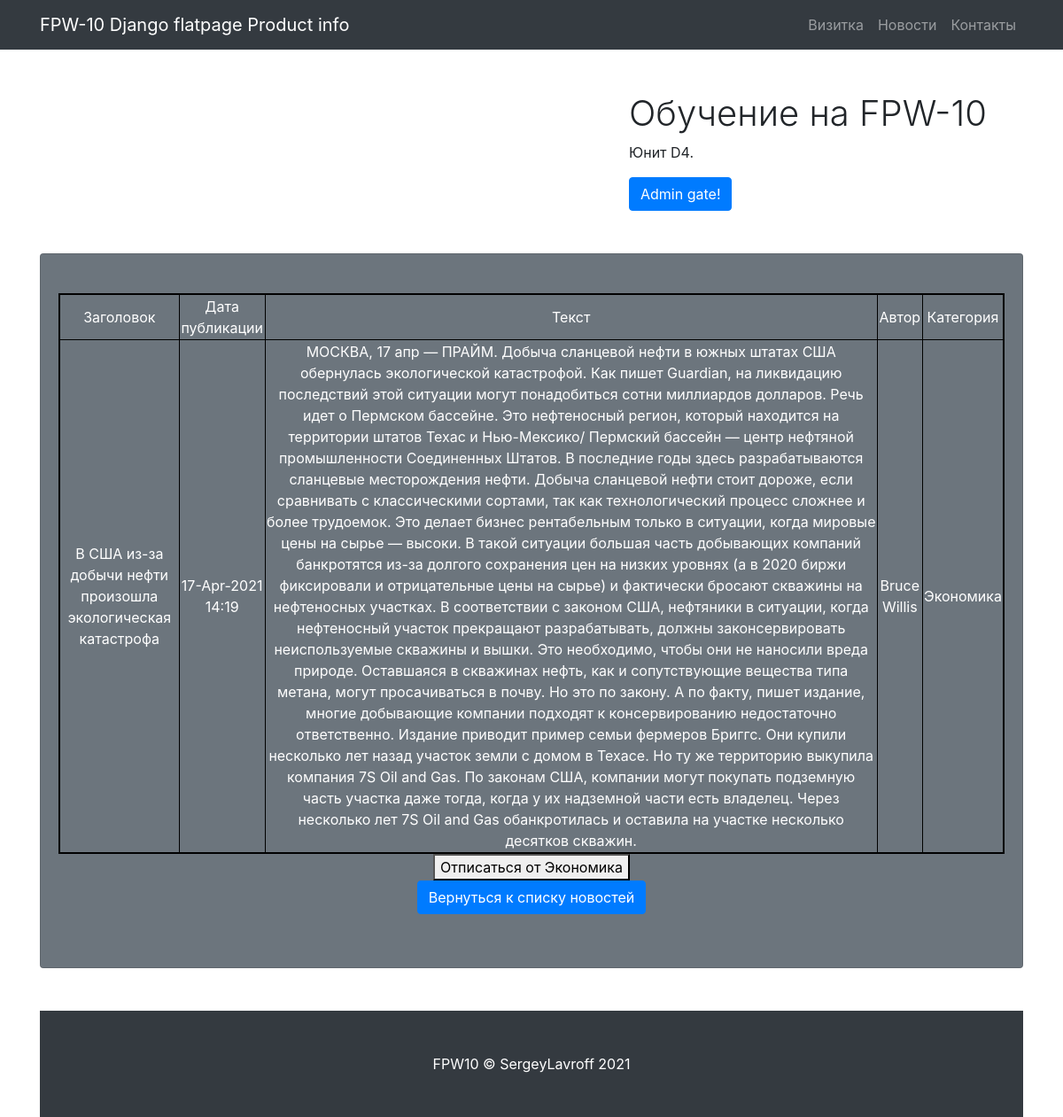
The page /news/10 (signed in) on the database its author committed.
### news/models.py (models this page shows, shortened)
class News(models.Model):
    title = models.CharField(
        max_length=255,
        unique=True,
    )
    creation_date = models.DateTimeField(auto_now_add=True)
    body = models.TextField()
    rating = models.IntegerField(default = 0)
    category = models.ForeignKey(
        to='Category',
        on_delete=models.CASCADE,
        related_name='news',)
    author = models.ForeignKey(
        to='Author',
        on_delete=models.CASCADE,
        related_name='news',)

class Author(models.Model):
    name = models.CharField(max_length=100, unique=True)
    def __str__(self):
        return f'{self.name.title()}'

class Category(models.Model):
    name = models.CharField(max_length=100, unique=True)
    subscriber = models.ManyToManyField(User, blank=True, verbose_name='Подписчики')
    def __str__(self):
        return self.name

### news/views.py (the view)
# urls.py: path('<int:pk>', ArticleDetailView.as_view(), name='article'),
class ArticleDetailView(LoginRequiredMixin, DetailView):
    model = News
    template_name = 'news/article.html'
    context_object_name = 'article'
    def get_object(self, *args, **kwargs):
        obj = cache.get(f'article-{self.kwargs["pk"]}', None)
        if not obj:
            obj = super().get_object()
            cache.set(f'article-{self.kwargs["pk"]}', obj)
        return obj
    def get_context_data(self, **kwargs):
        context = super().get_context_data(**kwargs)
        id = self.kwargs.get('pk')
        category = News.objects.get(pk=id).category
        context['subscribed'] = False
        if Category.objects.filter(name = category, subscriber = self.request.user ).exists():
            context['subscribed'] = True
        else: context['subscribed'] = False
        return context

### news/templatetags/custom_filters.py (called while the page is built)
@register.filter(name='censor')
def censor(value):
    if isinstance(value, str):
        repl = ''
        for word in value.split():
            for pattern in PATTERN_1:
                if re.search(pattern, word.strip('.,;:?!-').lower()):
                    repl += '&%!%@' + ' '
                    break
            else:
                repl += word + ' '
        return str(repl)
    else:
        raise ValueError('Цензор обрабатывает только строки.')

### templates/news/article.html (shortened to what this page needs)
{% extends 'flatpages/default.html' %}
{% load custom_filters %}
{% block title %}
Product info
{% endblock title %}
{% block content %}
<table bordercolor="black" border="2" width="100%">
            <tr>
                <td>
                    Заголовок
                </td>
                <td>
                    Дата публикации
                </td>
                <td>
                    Текст
                </td>
                <td>
                    Автор
                </td>
                <td>
                    Категория
                </td>
            </tr>
             <tr>
                 <td>
                    {{ article.title|censor }}
                </td>
                 <td>
                    {{ article.creation_date|date:'d-M-Y H:i' }}
                </td>
                <td>
                    {{ article.body|censor }}
                </td>
                <td>
                    {{ article.author }}
                </td>
                <td>
                    {{ article.category }}
                </td>
            </tr>
        </table>
{% if subscribed %}
    <form action = "{% url 'subscribe' article.id %}" method="post">
        <button type="submit" name="category" value="{{ article.category.id }}">Отписаться от {{ article.category }}</button>
    </form>
{% else %}
    <form action = "{% url 'subscribe' article.id %}" method="post">
        {% csrf_token %}
        <button type="submit" name="category" value="{{ article.category.id }}">Подписаться на {{ article.category }}</button>
    </form>
{% endif %}
<a class="btn btn-primary" href="/news ">Вернуться к списку новостей</a> <br>
{% endblock content %}

### static/css/small-business.css (style rules this page uses)
body { padding-top: 56px; }

### rows shown on the page
News: title|censor "В США из-за добычи нефти произошла экологическая катастрофа", creation_date "17-Apr-2021 14:19", body|censor "МОСКВА, 17 апр — ПРАЙМ. Добыча сланцевой нефти в южных штатах США обернулась экологической катастрофой. Как пишет Guardian, на ликвидацию последствий этой ситуации могут понадобиться сотни миллиардов долларов. Речь идет о Пермском бассейне. Это нефтеносный регион, который находится на территории штатов Техас и Нью-Мексико/ Пермский бассейн — центр нефтяной промышленности Соединенных Штатов. В последние годы здесь разрабатываются сланцевые месторождения нефти. Добыча сланцевой нефти стоит дороже, если сравнивать с классическими сортами, так как технологический процесс сложнее и более трудоемок. Это делает бизнес рентабельным только в ситуации, когда мировые цены на сырье — высоки. В такой…", author "Bruce Willis", category "Экономика"
